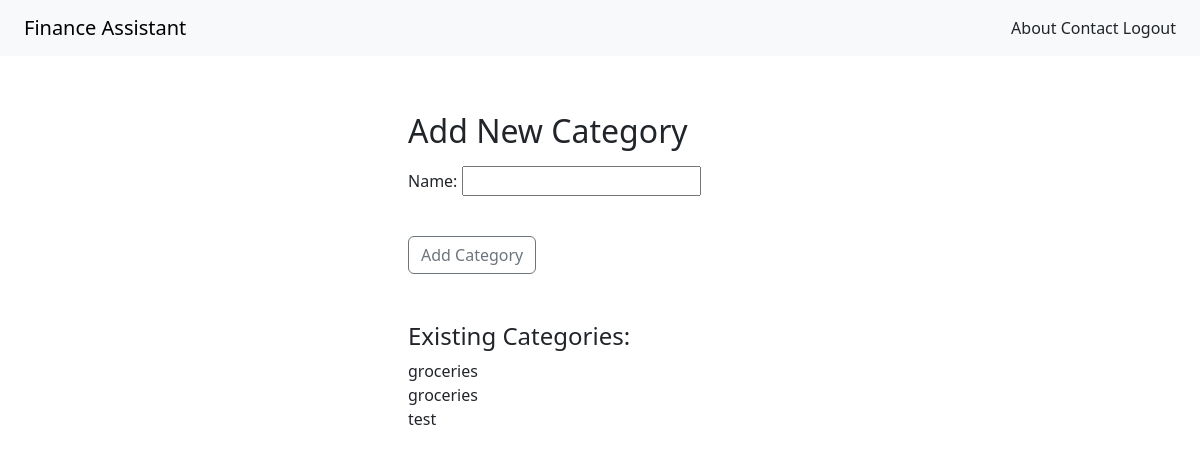
The app's page /finance/add_category/ (signed in) with its own data.
### finance/models.py (models this page shows, shortened)
class Category(models.Model):
    name = models.CharField(max_length=50)
    user = models.ForeignKey(User, on_delete=models.CASCADE)

### finance/views.py (the view)
def add_category(request):
    categories = Category.objects.all().filter(user=request.user)
    if request.method == 'POST':
        form = CategoryForm(request.POST)
        if form.is_valid():
            category = form.save(commit=False)
            category.user = request.user
            category.save()
            return redirect('add_transaction')
    else:
        form = CategoryForm()
    return render(request, 'finance/add_category.html', {'form': form, 'categories': categories})

### finance/form.py
class CategoryForm(forms.ModelForm):
    class Meta:
        model = Category
        fields =['name']

### finance/templates/finance/add_category.html (shortened to what this page needs)
{% extends "base.html" %}
{% block content %}
  <div class="mx-auto p-2" style="width: 400px;">
    <h2>Add New Category</h2>
    <form method="post" class="mt-3">
      {{ form.as_p }}
      <button type="submit" class="btn btn-outline-secondary mt-4">Add Category</button>
    </form>
    <br/>
    <br/>
    <h4>Existing Categories:</h4>
    {% for c in categories %}
      <li class="list-group-item"> {{c.name}} </li>
    {% empty %}
      <li class="list-group-item">No categories yet</li>
    {% endfor %}
  </div>
{% endblock %}

### records on screen
Category: name "groceries"
Category: name "groceries"
Category: name "test"
